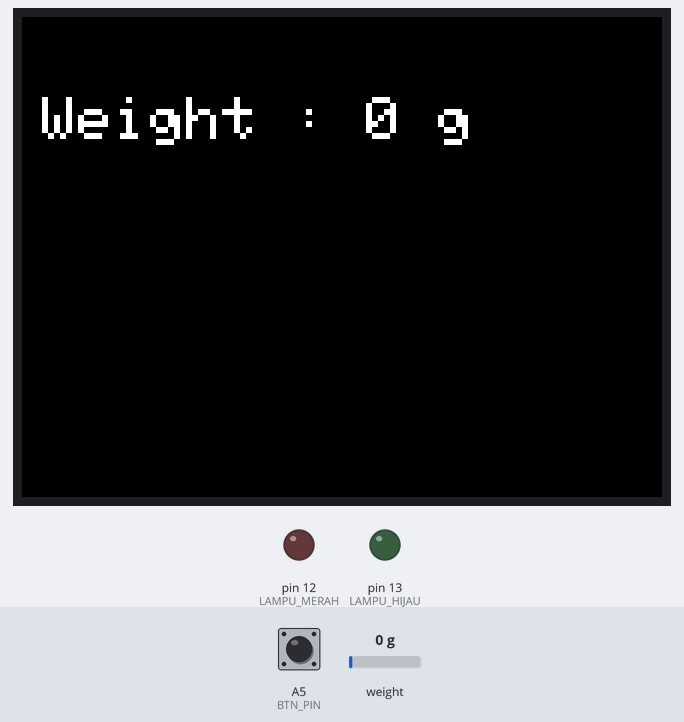
Simulated run of this sketch. Board: Arduino Uno, built with avr-gcc and run on an emulated ATmega328P. On the bench: 320×240 colour display, output pins drawn as LEDs (lit = HIGH). The inputs (shaded band) are chosen by the test bench; at power-on: weight on the scale 0 g, A5 (BTN_PIN) HIGH.

Above: at 5.0 s.
5.1 s: weight on the scale set to 100 g
At 6.6 s:
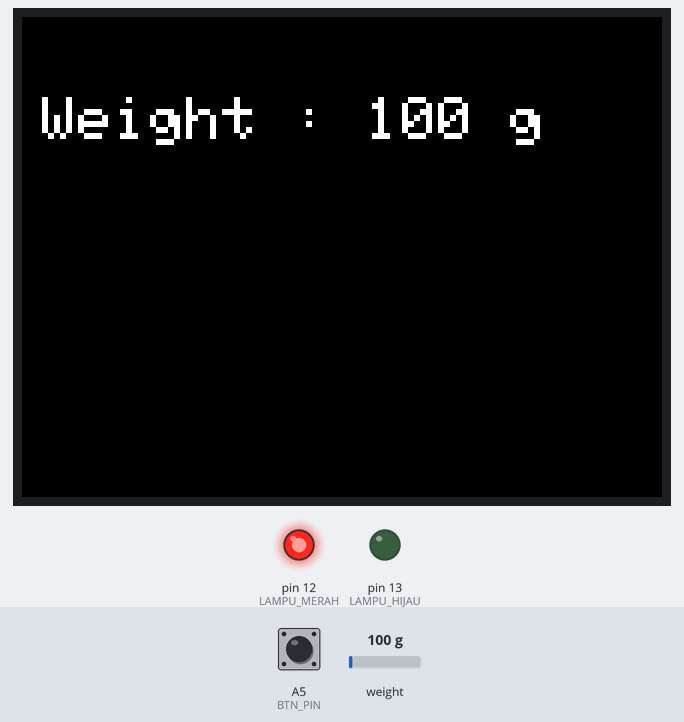
7.0 s: A5 (BTN_PIN) pulled LOW for 1.35 s
At 10.3 s:
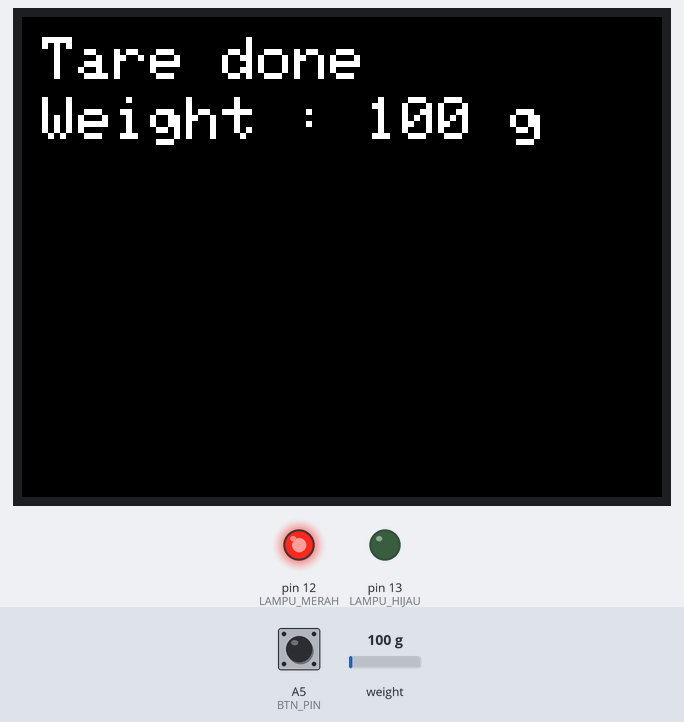
12.6 s: weight on the scale set to 108 g
At 13.3 s:
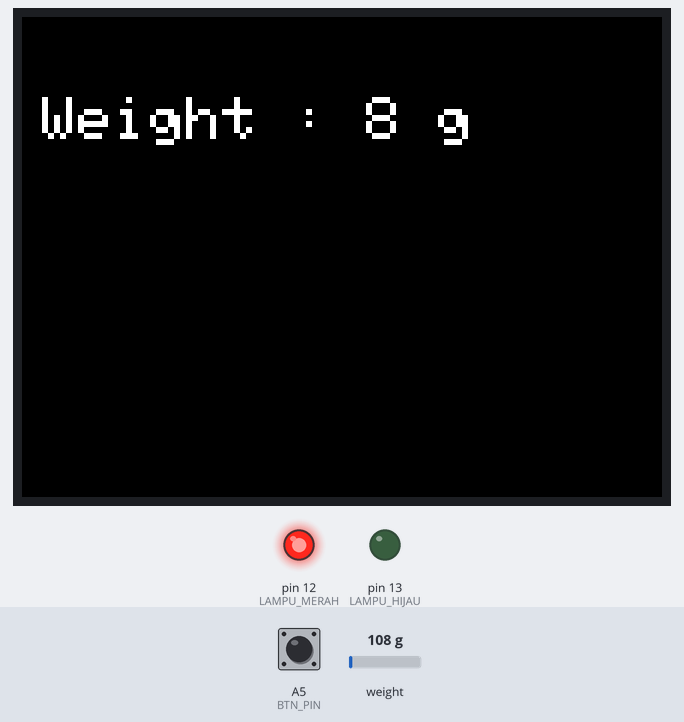
14.3 s: A5 (BTN_PIN) pulled LOW for 1.35 s
At 18.2 s:
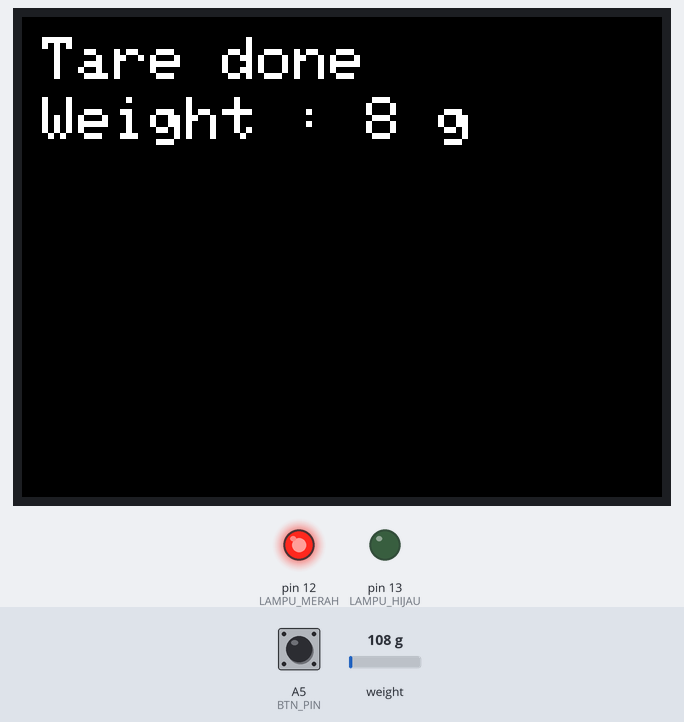
19.9 s: weight on the scale set to 117 g
At 21.2 s:
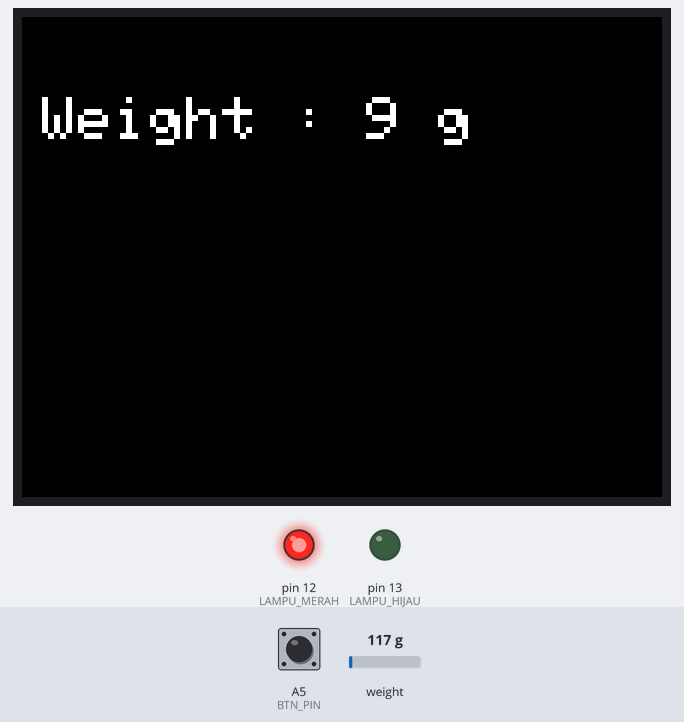
21.7 s: A5 (BTN_PIN) pulled LOW for 3.2 s
At 24.3 s:
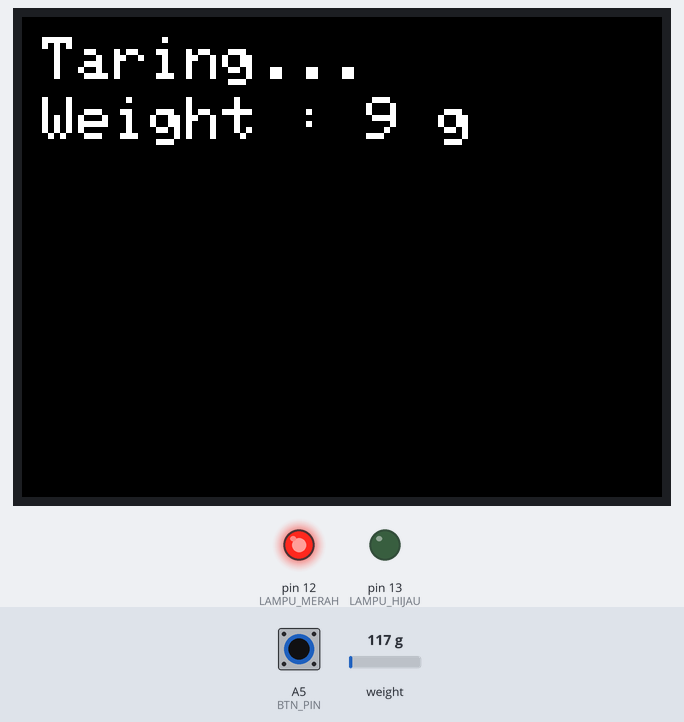
Timing chart, 0 to 29.1 s (numbered marks = the images above; inputs shaded):
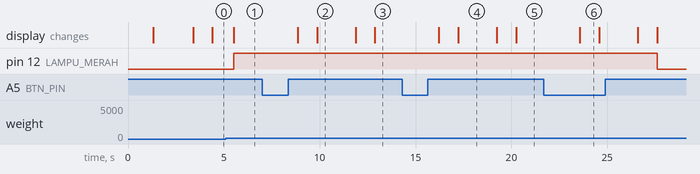

Measured:
- the behaviour switches between 101 and 102 g on weight on the scale (found by bisection; images 2 and 3)
- after the input at 5.1 s, pin 12 (LAMPU_MERAH): LOW → HIGH after 0.42 s; the display: changes after 0.42 s (image 1)
- after the input at 7.0 s, the display: first changes after 1.9 s (image 2 shows a later state)
- after the input at 12.6 s, pin 12 (LAMPU_MERAH): stays HIGH (without the input it goes to LOW after 0.28 s); the display: changes after 0.28 s (image 3)
- after the input at 14.3 s, the display: first changes after 1.9 s (image 4 shows a later state)
- after the input at 19.9 s, pin 12 (LAMPU_MERAH): stays HIGH (without the input it goes to LOW after 0.35 s); the display: changes after 0.35 s (image 5)
- after the input at 21.7 s, pin 12 (LAMPU_MERAH): HIGH → LOW after 5.9 s; the display: changes after 1.9 s (image 6)

The sketch:

program_menghitung_berat_with_LCD.ino
```cpp
#include <MCUFRIEND_kbv.h>
#include <Adafruit_GFX.h>
#include <HX711.h>

MCUFRIEND_kbv tft;
HX711 scale;

#define DOUT 10
#define CLK 11
#define BTN_PIN A5  // Pin untuk tombol print

// Definisikan pin untuk LED dan buzzer
#define LAMPU_MERAH 12
#define LAMPU_HIJAU 13

int NYALA = HIGH;
int MATI = LOW;

float calibration_factor = 386.53;  // Faktor kalibrasi tetap yang telah diketahui

void setup() {
  uint16_t ID = tft.readID();
  tft.begin(ID);
  tft.setRotation(1);
  tft.fillScreen(TFT_BLACK);

  tft.setTextColor(TFT_WHITE);
  tft.setTextSize(2);
  tft.setCursor(10, 10);
  tft.print("Initializing...");

  scale.begin(DOUT, CLK);
  scale.set_scale(calibration_factor);
  scale.tare();

  tft.fillScreen(TFT_BLACK);
  tft.setCursor(10, 10);
  tft.setTextSize(3);
  tft.print("Taring scale...");
  delay(2000);

  tft.fillScreen(TFT_BLACK);

  // Set pin untuk LED sebagai OUTPUT
  pinMode(LAMPU_MERAH, OUTPUT);
  pinMode(LAMPU_HIJAU, OUTPUT);

  // Set pin untuk tombol tare sebagai INPUT_PULLUP
  pinMode(BTN_PIN, INPUT_PULLUP);

  // Hapus pesan "Taring scale..."
  tft.fillRect(10, 10, 300, 30, TFT_BLACK);  // Bersihkan area pesan
}

void loop() {
  // Cek apakah tombol tare ditekan (LOW aktif karena INPUT_PULLUP)
  if (digitalRead(BTN_PIN) == LOW) {
    scale.tare();
    tft.fillRect(10, 10, 300, 30, TFT_BLACK);  // Bersihkan area pesan
    tft.setCursor(10, 10);
    tft.print("Taring...");

    delay(1000);  // Tunggu 1 detik untuk tare selesai

    tft.fillRect(10, 10, 300, 30, TFT_BLACK);  // Bersihkan area pesan
    tft.setCursor(10, 10);
    tft.print("Tare done");

    delay(2000);  // Tampilkan pesan "Tare done" selama 2 detik

    tft.fillRect(10, 10, 300, 30, TFT_BLACK);  // Bersihkan area pesan lagi
  }

  float currentWeight = scale.get_units(10);

  // Pembulatan nilai berat tanpa angka di belakang koma
  int roundedWeight = round(currentWeight);

  // Tampilkan nilai berat pada layar TFT
  tft.fillRect(10, 40, 300, 30, TFT_BLACK);  // Bersihkan area untuk nilai berat
  tft.setCursor(10, 40);
  tft.print("Weight : ");
  tft.print(roundedWeight);  // Tampilkan nilai yang telah dibulatkan
  tft.print(" g");

  // Kontrol LED sesuai dengan kondisi berat
  if (roundedWeight <= 1) {
    digitalWrite(LAMPU_HIJAU, MATI);
    digitalWrite(LAMPU_MERAH, MATI);
  } else if (roundedWeight > 1 && roundedWeight <= 180) {
    digitalWrite(LAMPU_HIJAU, MATI);
    digitalWrite(LAMPU_MERAH, NYALA);
  } else if (roundedWeight > 180 && roundedWeight <= 230) {
    digitalWrite(LAMPU_HIJAU, NYALA);
    digitalWrite(LAMPU_MERAH, MATI);
    // digitalWrite(BUZZER_PIN, MATI);
  } else {
    digitalWrite(LAMPU_HIJAU, LOW);
    digitalWrite(LAMPU_MERAH, NYALA);
  }

  delay(100);  // Delay untuk mengurangi flicker
}
```
